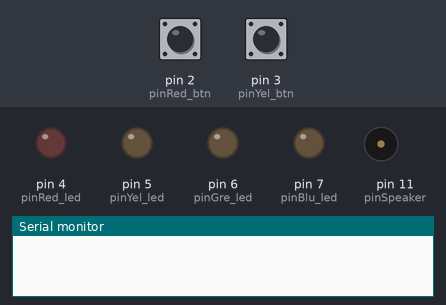
Recording of a sketch running on a simulated Arduino Uno, built with avr-gcc and run on an emulated ATmega328P. Shown: output pins drawn as LEDs (lit = HIGH), buzzer (waves = sounding), the last lines printed to the serial monitor. The inputs (shaded band) are chosen by the test bench; at power-on: pin 2 (pinRed_btn) LOW, pin 3 (pinYel_btn) HIGH. Random numbers use the default seed unless the sketch sets one.

Above: at 0.6 s.
At 6.6 s:
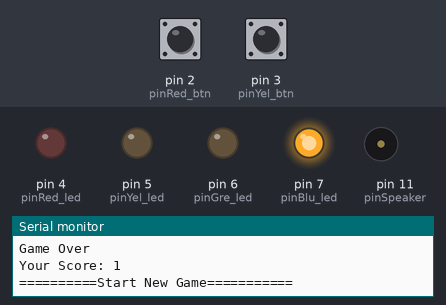
At 12.2 s:
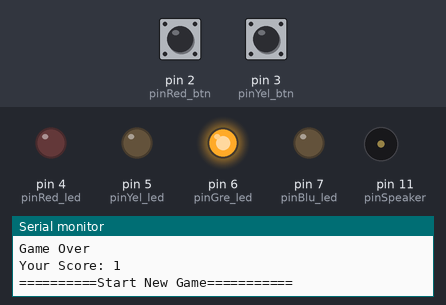
At 17.12 s:
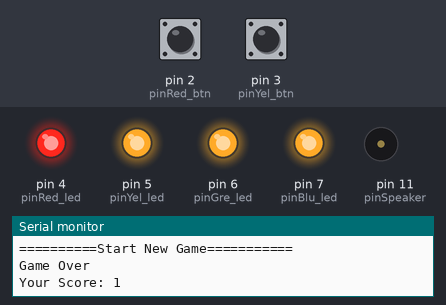
At 24.03 s:
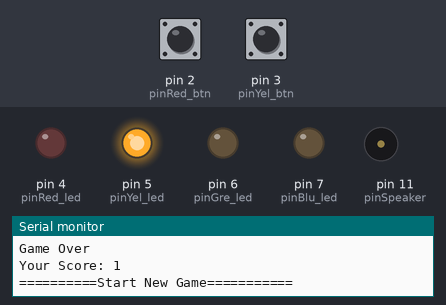
At 34.6 s:
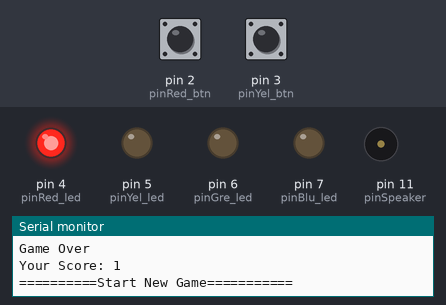
Timing chart, 0 to 40.0 s (numbered marks = the images above):
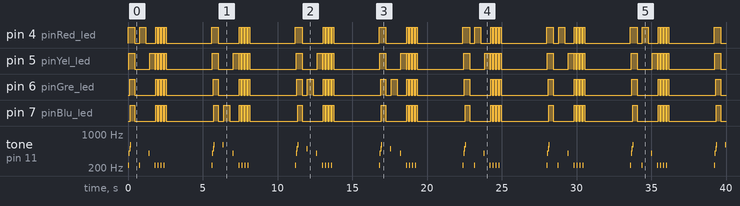

The sketch:

Simon_Says2_1.ino
```cpp
//Declare Pin Const
const int pinRed_btn = 2;
const int pinYel_btn = 3;
const int pinGre_btn = 8;
const int pinBlu_btn = 12;
const int pinRed_led = 4;
const int pinYel_led = 5;
const int pinGre_led = 6;
const int pinBlu_led = 7;
const int pinSpeaker = 11;

int led_string[] = {
  pinRed_led, pinYel_led, pinGre_led, pinBlu_led};
int btn_string[] = {
  pinRed_btn, pinYel_btn, pinGre_btn, pinBlu_btn};

int roundCounter;
int simon_pick[100] = {};

int gameRunning = 1;

//debounce
int debounceTime = 300;
int timeMark = millis();
int user_guess;


void display_simon(){ //shows the colors at start of round
  simon_pick[roundCounter] = (int) random(4);

  for(int i; i <= roundCounter; i++){
    play_tone(simon_pick[i]);
    flash_led(simon_pick[i], 400);
    delay(200);
  }
}

void play_tone(int freq){
  int notes[] = {
    230, 400, 500, 600};

  tone(pinSpeaker, notes[freq]);
  delay(50);
  noTone(pinSpeaker);
}

void flash_led(int ledName, int ledTime){
  //red, yellow, green, blue
  //time in ms
  digitalWrite(led_string[ledName], HIGH);
  delay(ledTime);
  digitalWrite(led_string[ledName], LOW);
}

void get_guess(){ //wait for player to guess (debounce)
  int timeDelta = millis() - timeMark;
  while(digitalRead(pinRed_btn) == LOW &&
    digitalRead(pinYel_btn) == LOW &&
    digitalRead(pinGre_btn) == LOW &&
    digitalRead(pinBlu_btn) == LOW){}

  if(timeDelta > debounceTime){
    timeMark = millis();
    if(digitalRead(pinRed_btn) == HIGH){
      user_guess = 0;
    }
    else if(digitalRead(pinYel_btn) == HIGH){
      user_guess = 1;
    }
    else if(digitalRead(pinGre_btn) == HIGH){
      user_guess = 2;
    }
    else if(digitalRead(pinBlu_btn) == HIGH){
      user_guess = 3;
    }
    play_tone(user_guess);
    flash_led(user_guess, 350);
  }
}

void check_guess(int _i){ //match guess with simon's pick, determine if correct
  if(user_guess != simon_pick[_i]){
    gameRunning = 0;
  }
}

void game_start(){ // opening sequence, reset round
  for(int i = 0; i < 4; i++){
    digitalWrite(led_string[i], HIGH);
    play_tone(i);
  }
  delay(250);
  for(int i = 0; i < 4; i++){
    digitalWrite(led_string[i], LOW);
  }
  roundCounter = 0;
  gameRunning = 1;
  delay(300);
}

void game_over(){ //end game, show score
  for(int j = 0; j <= 3; j++){
    play_tone(0);
    for(int i = 0; i <= 4; i++){
      digitalWrite(led_string[i], HIGH);
    }
    delay(100);
    for(int i = 0; i <= 4; i++){
      digitalWrite(led_string[i], LOW);
    }
    delay(50);
  }
  Serial.println("Game Over");
  Serial.print("Your Score: ");
  Serial.println(roundCounter);
}

void setup(){
  for(int i = 0; i < 4; i++){
    pinMode(btn_string[i], INPUT);
    pinMode(led_string[i], OUTPUT);
  }
  pinMode(pinSpeaker, OUTPUT);
  randomSeed(analogRead(0));
  Serial.begin(9600);
}

void loop(){
  game_start();
  Serial.println();
  Serial.println("==========Start New Game===========");
  while(gameRunning == 1){
    display_simon();
    for(int trans_i = 0; trans_i <= roundCounter; trans_i++){
      get_guess();
      check_guess(trans_i);
      if(gameRunning == 0){
        break;
      }
    }
    if(gameRunning == 1){
      for(int i = 0; i < 4; i++){
        play_tone(i);
        digitalWrite(led_string[i], HIGH);
      }
      delay(400);
      for(int i = 0; i<4; i++){
        digitalWrite(led_string[i], LOW);
      }
    }
    roundCounter++;
  }
  game_over();
  delay(3000);
}
```

Measured:
- by itself, pin 4 (pinRed_led): LOW → HIGH at 0.00 s, → LOW 0.45 s later, → HIGH 0.35 s later, → LOW 0.40 s later, … (80 changes in this stretch)
- by itself, pin 6 (pinGre_led): LOW → HIGH at 0.10 s, → LOW 0.35 s later, → HIGH 1.4 s later, → LOW 0.10 s later, … (76 changes in this stretch)
- by itself, pin 7 (pinBlu_led): LOW → HIGH at 0.15 s, → LOW 0.30 s later, → HIGH 1.4 s later, → LOW 0.10 s later, … (74 changes in this stretch)
- by itself, pin 5 (pinYel_led): repeats every 5.6 s: LOW 1.0 s, HIGH 0.35 s, LOW 0.05 s, 3 × (HIGH 0.10 s, LOW 0.10 s), HIGH 0.10 s, LOW 3.1 s, HIGH 0.40 s
- by itself, tone on pin 11 (pinSpeaker): plays 230 Hz for 0.05 s, 400 Hz for 0.05 s, 500 Hz for 0.05 s, 600 Hz for 0.05 s, 230 Hz for 0.05 s, 400 Hz for 0.05 s … (75 notes in this stretch)
